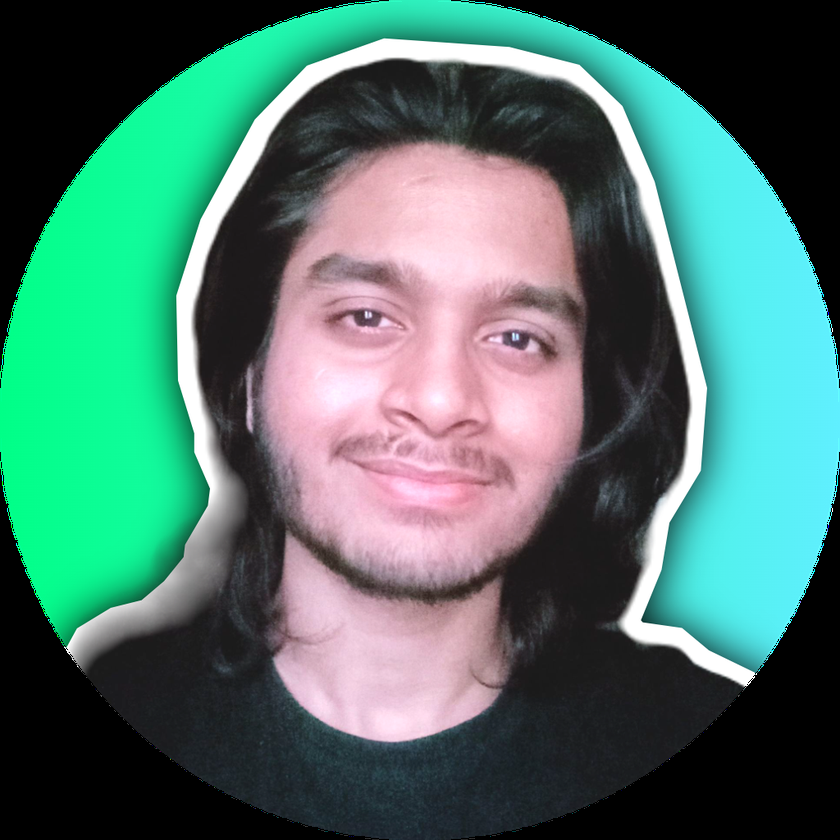
#> input picture assets/picofme.png, 840 x 840 px, shrunk from 1024 x 1024 before the run, given in place of the camera
$ python tutorial4.py
#> lines starting #> are read from the running program, lines starting #| are printed output that depends on the picture; after the words box and inside, x2 and y2 are one past the last pixel; in counts of white or black regions, pixels touching at a corner belong together
from turtle import hideturtle
import cv2
import numpy as np
from numpy._core.defchararray import lower

cap = cv2.VideoCapture(0)

while True:
    ret, frame = cap.read()
#> frame is the input picture: shape (840, 840, 3); mean B, G, R 106.7, 116, 78.1

    hsv = cv2.cvtColor(frame, cv2.COLOR_BGR2HSV)
#> hsv: shape (840, 840, 3); mean H, S, V 83.6, 74.8, 127.3
    lower_blue = np.array([90, 50, 50])
    upper_blue = np.array([130, 255, 255])

    mask = cv2.inRange(hsv, lower_blue, upper_blue)
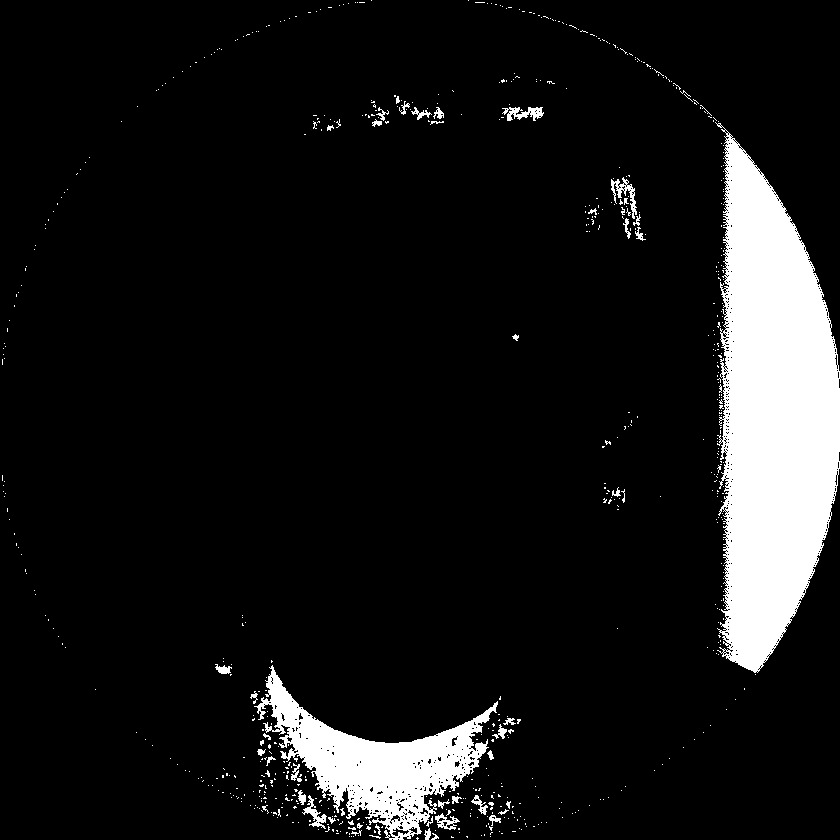
#> mask: shape (840, 840); 9.1% white; 680 white regions (633 under 20 px), largest, box (x1, y1, x2, y2) and area: (715, 122, 840, 673) 45695, (254, 665, 498, 840) 14021, (611, 177, 637, 219) 332

    result = cv2.bitwise_and(frame, frame, mask=mask)
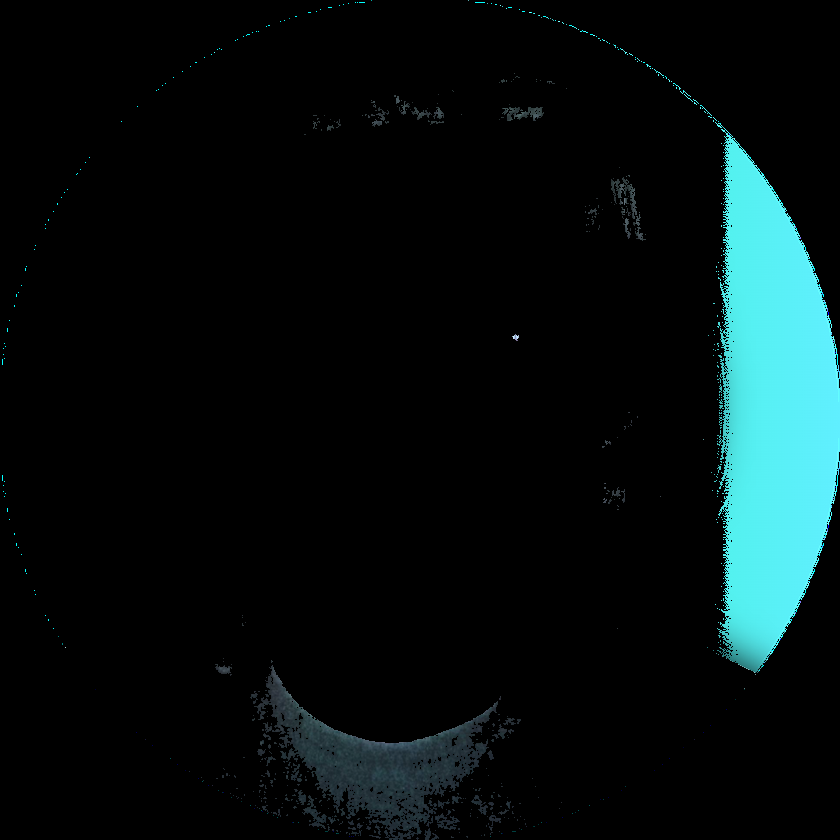
#> result: shape (840, 840, 3); mean B, G, R 17.4, 16.9, 6.7

    cv2.imshow('result',result)
    cv2.imshow('mask', mask)

    if cv2.waitKey(1) == ord('q'):
#> (key q is pressed here)
        break

cap.release()
cv2.destroyAllWindows()

$ run again, on assets/humans.PNG
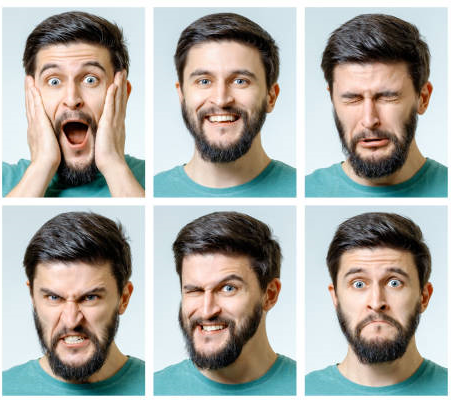
#> input picture assets/humans.PNG, 452 x 402 px, given in place of the camera
#> frame is the input picture: shape (402, 452, 3); mean B, G, R 163.4, 169.2, 169.6
#> hsv: shape (402, 452, 3); mean H, S, V 57.3, 61.9, 183.5
#> `mask = cv2.inRange(hsv, lower_blue, upper_blue)`:
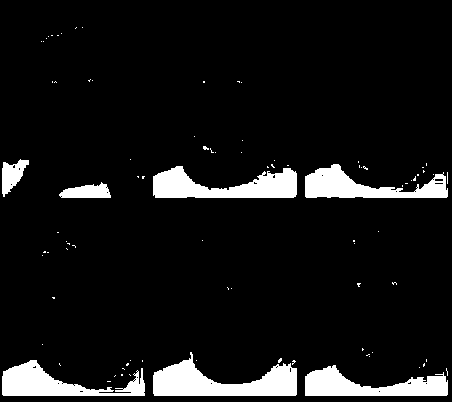
#> mask: shape (402, 452); 8.2% white; 88 white regions (81 under 20 px), largest, box (x1, y1, x2, y2) and area: (153, 352, 297, 396) 3318, (153, 166, 297, 198) 2844, (305, 365, 448, 396) 2481
#> `result = cv2.bitwise_and(frame, frame, mask=mask)`:
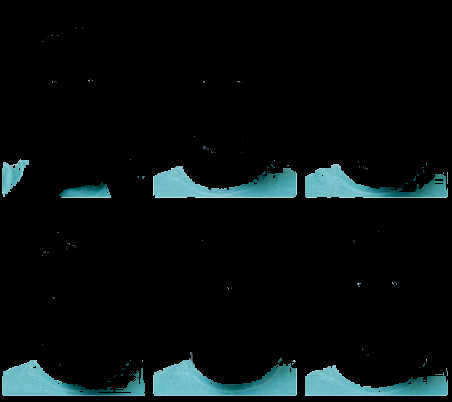
#> result: shape (402, 452, 3); mean B, G, R 14.4, 13.8, 7.6

$ run again, on assets/human.webp
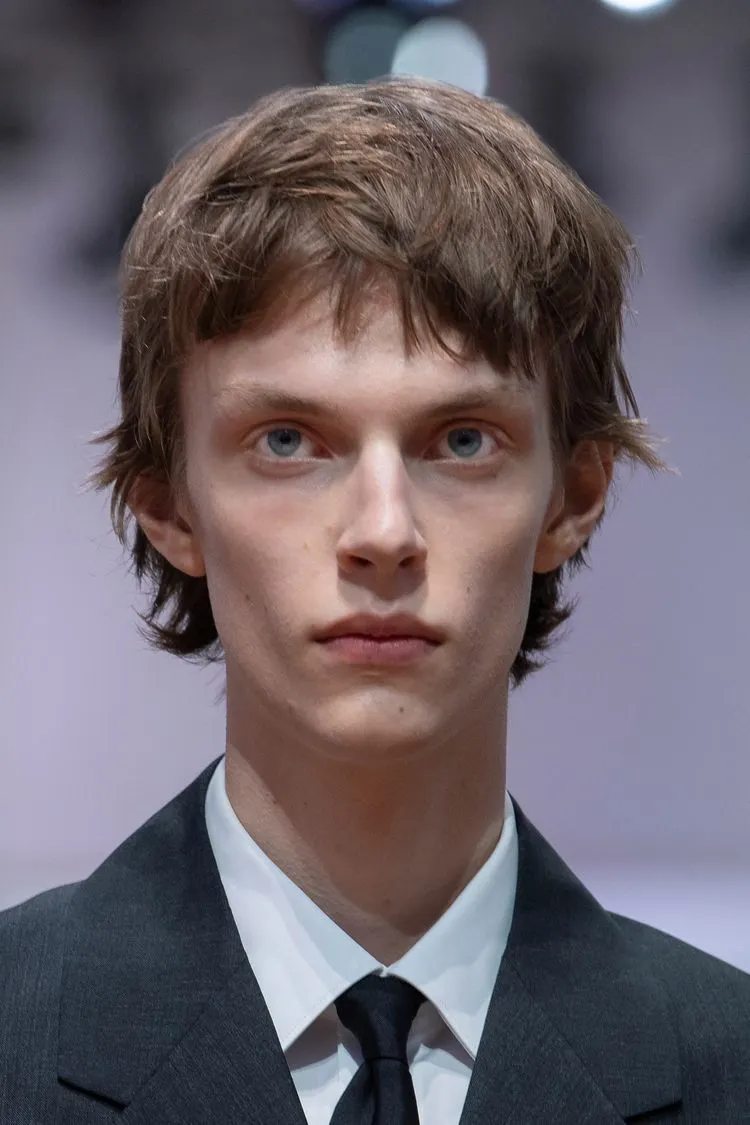
#> input picture assets/human.webp, 750 x 1125 px, given in place of the camera
#> frame is the input picture: shape (1125, 750, 3); mean B, G, R 106.4, 98.7, 107.8
#> hsv: shape (1125, 750, 3); mean H, S, V 78, 64.3, 119.4
#> `mask = cv2.inRange(hsv, lower_blue, upper_blue)`:
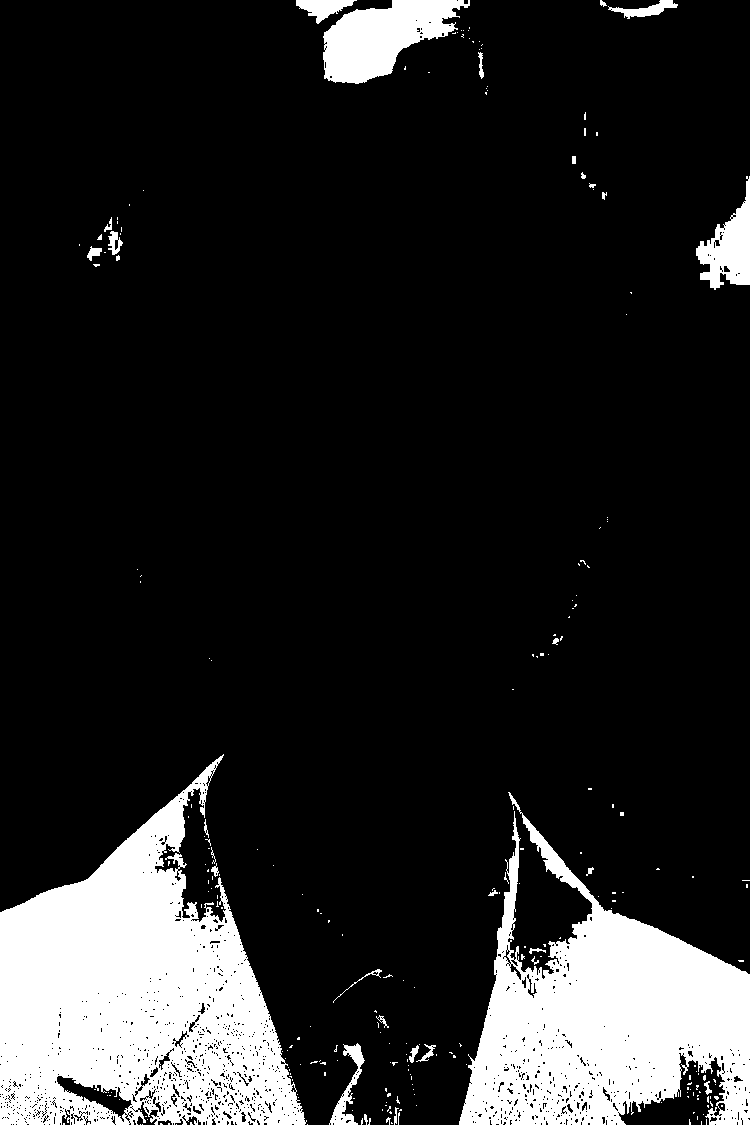
#> mask: shape (1125, 750); 14.7% white; 249 white regions (218 under 20 px), largest, box (x1, y1, x2, y2) and area: (0, 754, 307, 1125) 62686, (459, 792, 750, 1125) 46779, (323, 0, 470, 84) 7141
#> `result = cv2.bitwise_and(frame, frame, mask=mask)`:
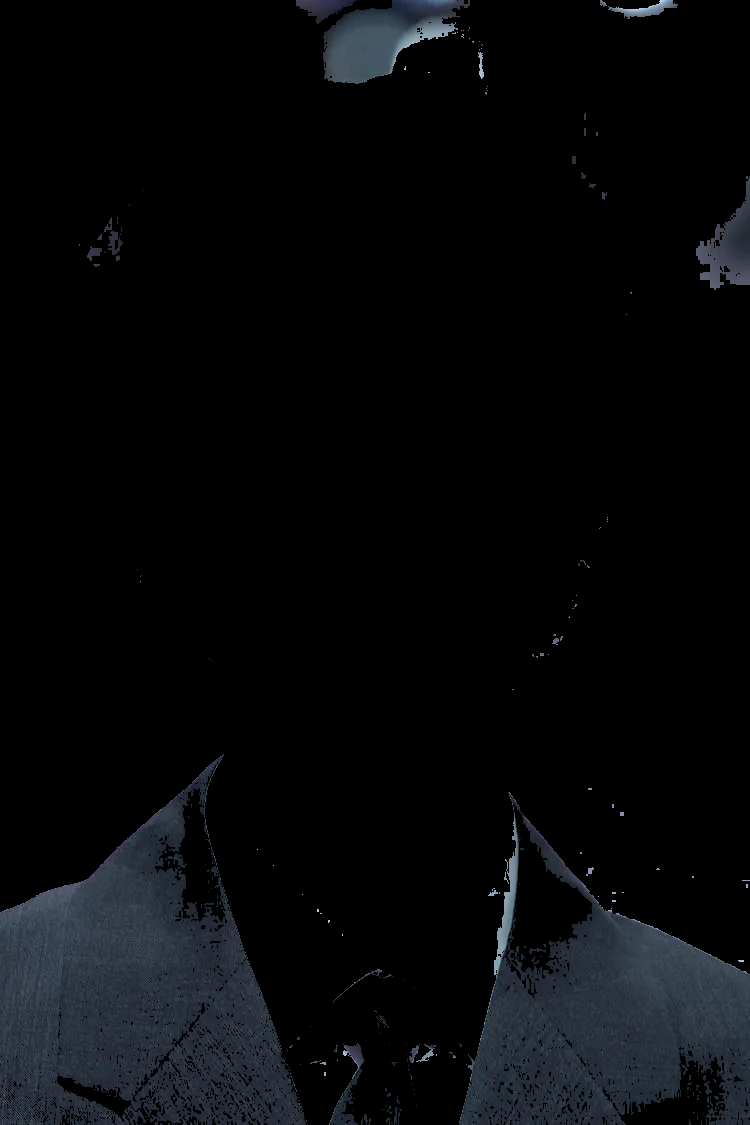
#> result: shape (1125, 750, 3); mean B, G, R 10, 8.3, 6.9

$ run again, on assets/humans.jpg
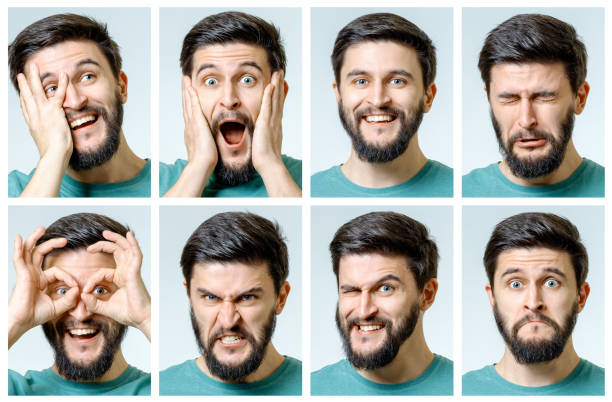
#> input picture assets/humans.jpg, 612 x 402 px, given in place of the camera
#> frame is the input picture: shape (402, 612, 3); mean B, G, R 164.8, 171.3, 173.2
#> hsv: shape (402, 612, 3); mean H, S, V 54.2, 61.8, 186.2
#> `mask = cv2.inRange(hsv, lower_blue, upper_blue)`:
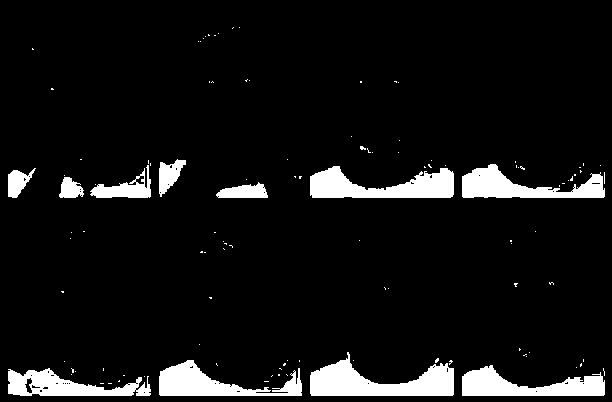
#> mask: shape (402, 612); 7.7% white; 113 white regions (102 under 20 px), largest, box (x1, y1, x2, y2) and area: (310, 352, 454, 396) 3320, (310, 166, 454, 198) 2844, (462, 365, 605, 396) 2481
#> `result = cv2.bitwise_and(frame, frame, mask=mask)`:
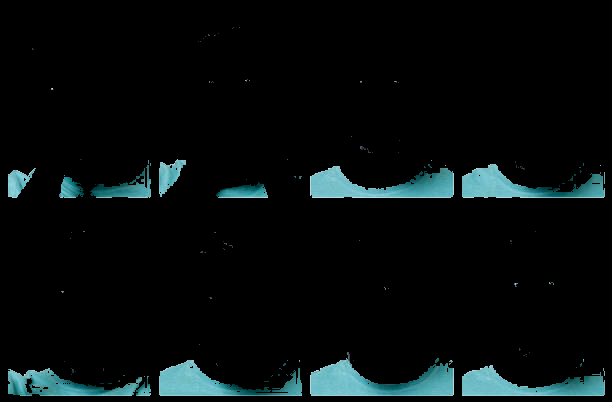
#> result: shape (402, 612, 3); mean B, G, R 13.1, 12.6, 6.7
